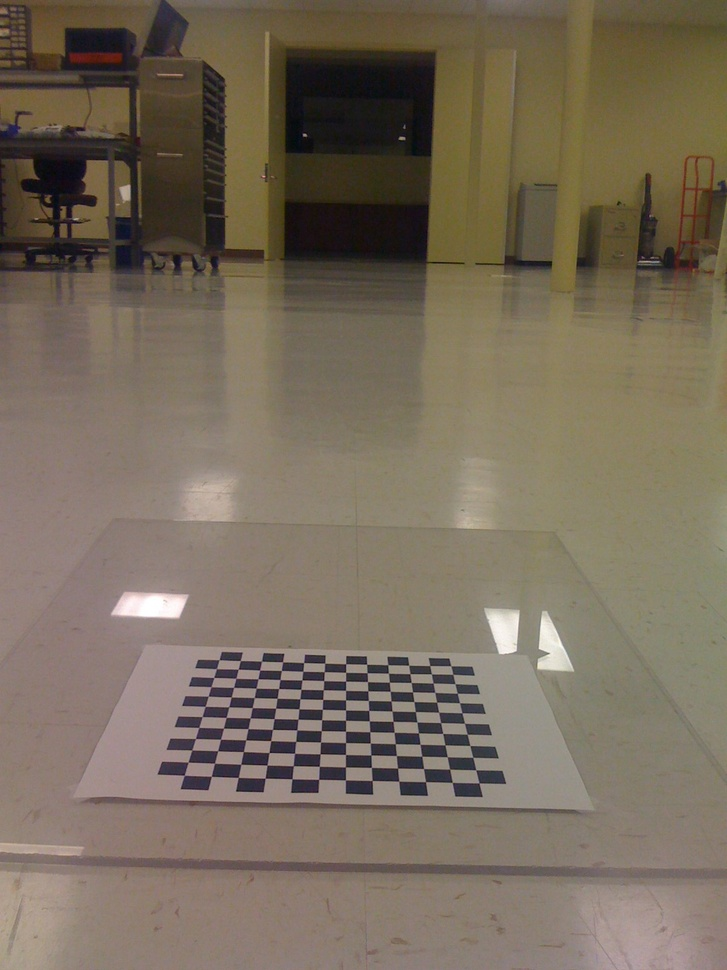
#> input picture Learning.OpenCV/birdseye/IMG_0214.jpg, 727 x 970 px, shrunk from 1200 x 1600 before the run
$ python perspective.py ../../../../Learning.OpenCV/birdseye/IMG_0214.jpg   (Python 2 division)   (older library calls are emulated)
#> lines starting #> are read from the running program, lines starting #| are printed output that depends on the picture
# -*- coding: utf-8 -*-
import numpy as np
import cv2
import sys
#主函数
if __name__ == "__main__":
    if len(sys.argv)>1:
        image = cv2.imread(sys.argv[1],cv2.CV_LOAD_IMAGE_GRAYSCALE)
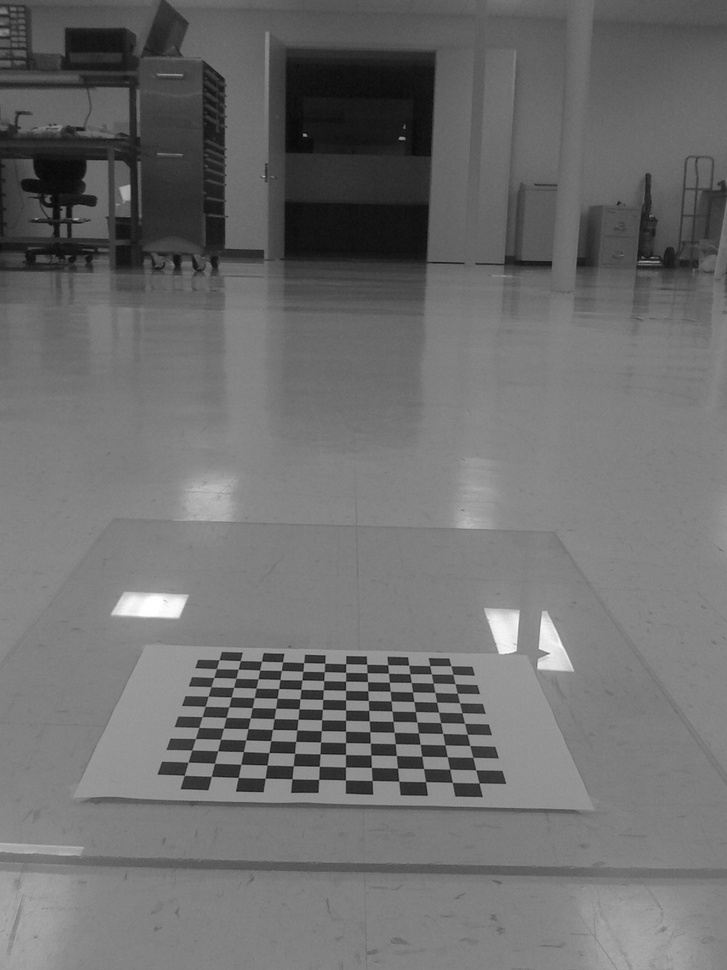
#> image: shape (970, 727); min 2, max 255, mean 109.9
    else:
        print "Usage: python warpPercpective.py image"
    #原图的宽高
    h,w = image.shape
#> h = 970; w = 727
    #将原图的四个顶点投影到一个不规则的四边形中
    src=np.array([[0,0],[w-1,0],[0,h-1],[w-1,h-1]],np.float32);
#> src = [[0, 0], [726, 0], [0, 969], [726, 969]]
    dst=np.array([[20,50],[w/2,150],[50,h/2],[w-40,h-40]],np.float32)
    #计算投影矩阵
    p=cv2.getPerspectiveTransform(src,dst)
    #利用计算出的投影矩阵进行头像的投影变换
    r = cv2.warpPerspective(image,p,(w,h),borderValue=0)
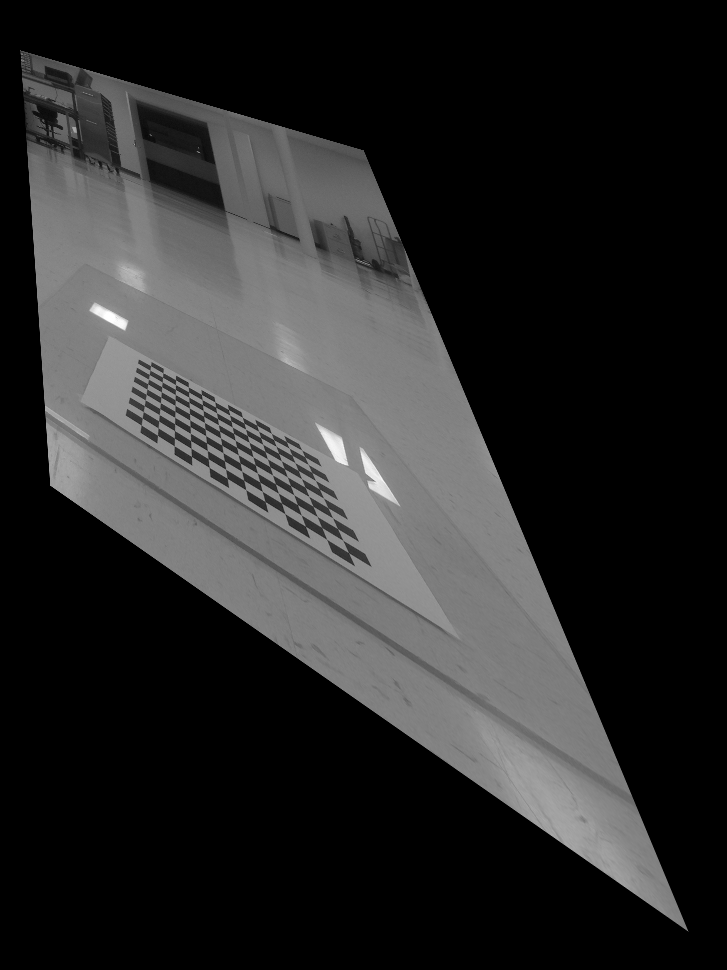
#> r: shape (970, 727); min 0, max 255, mean 42
    #显示原图和投影效果
    cv2.imshow("image",image)
    cv2.imshow("warpPerspective",r)
    cv2.imwrite("p.jpg",r)
    cv2.waitKey(0)
    cv2.destroyAllWindows()

$ run again, on Learning.OpenCV/birdseye/IMG_0217.jpg
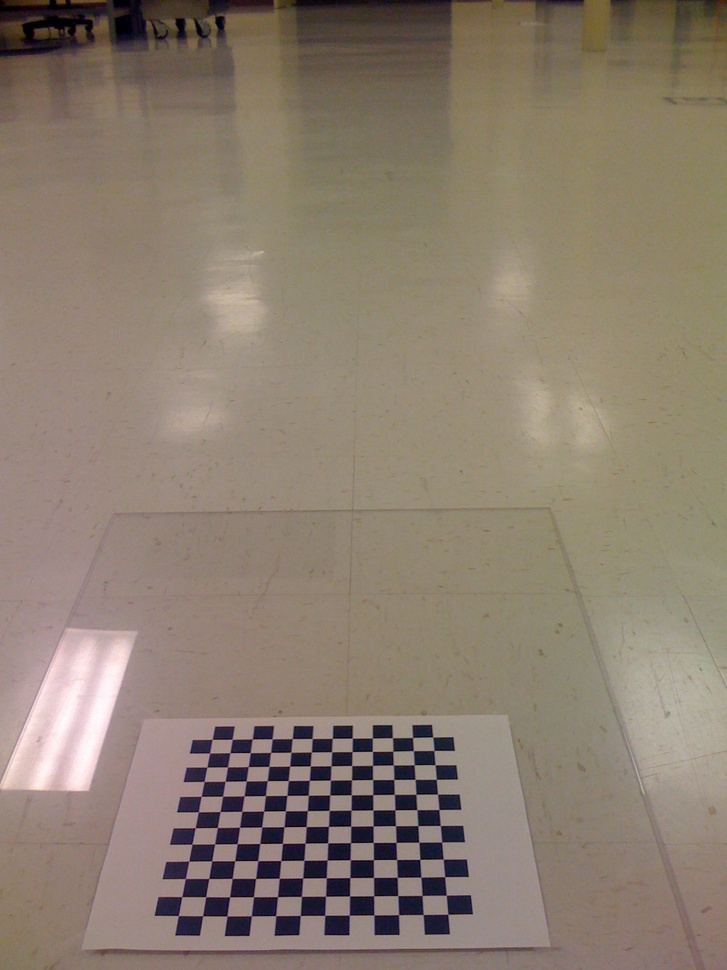
#> input picture Learning.OpenCV/birdseye/IMG_0217.jpg, 727 x 970 px, shrunk from 1200 x 1600 before the run
#> `image = cv2.imread(sys.argv[1],cv2.CV_LOAD_IMAGE_GRAYSCALE)`:
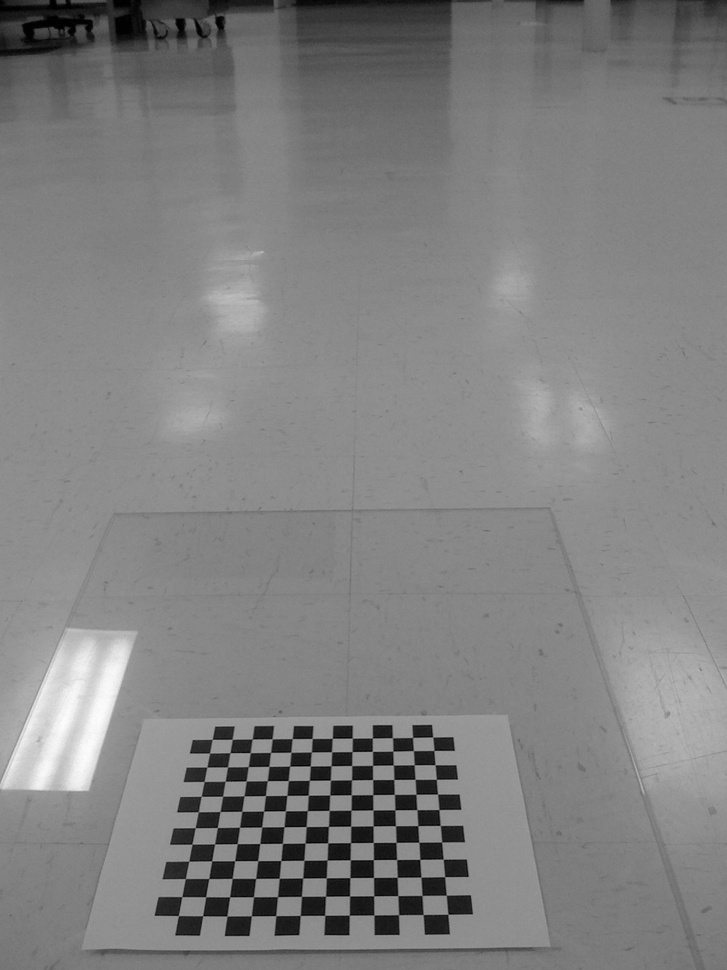
#> image: shape (970, 727); min 0, max 253, mean 128.3
#> `r = cv2.warpPerspective(image,p,(w,h),borderValue=0)`:
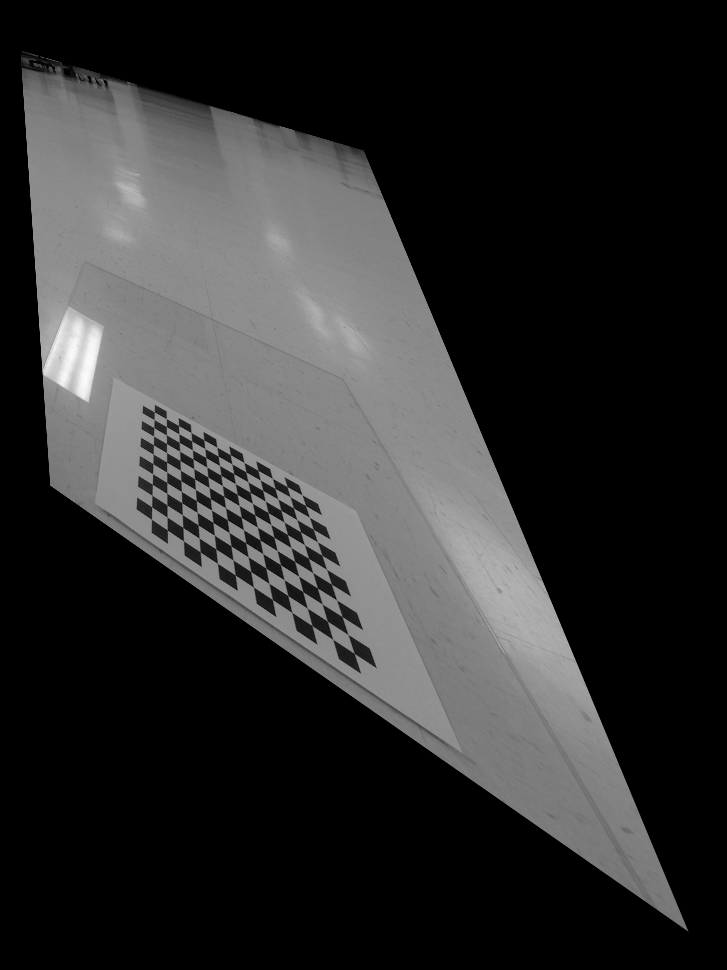
#> r: shape (970, 727); min 0, max 252, mean 45.9

$ run again, on Learning.OpenCV/birdseye/IMG_0218.jpg
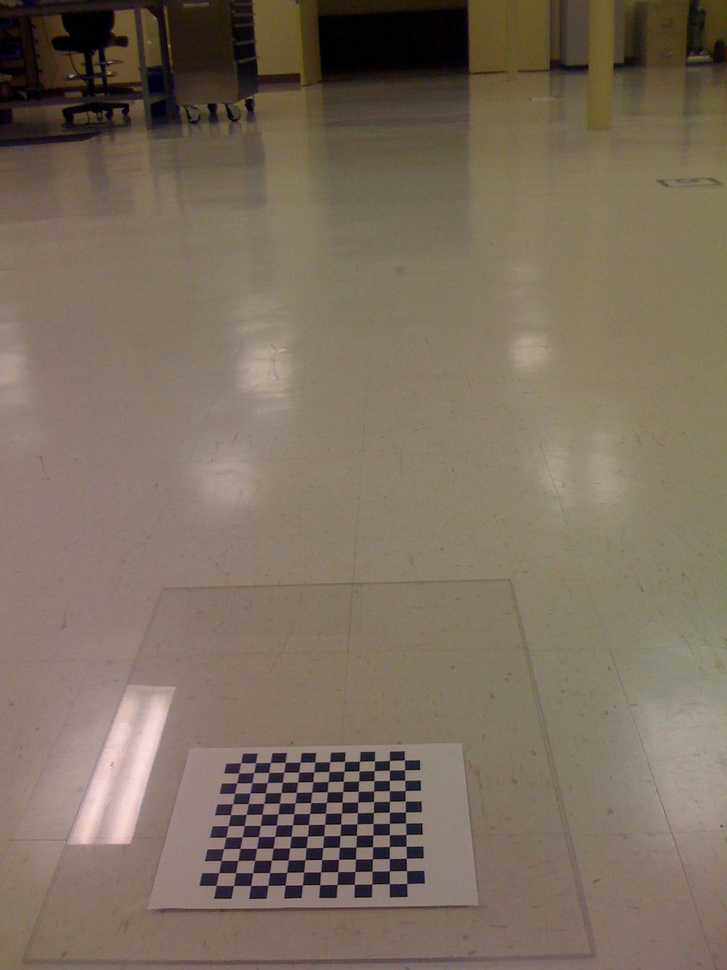
#> input picture Learning.OpenCV/birdseye/IMG_0218.jpg, 727 x 970 px, shrunk from 1200 x 1600 before the run
#> `image = cv2.imread(sys.argv[1],cv2.CV_LOAD_IMAGE_GRAYSCALE)`:
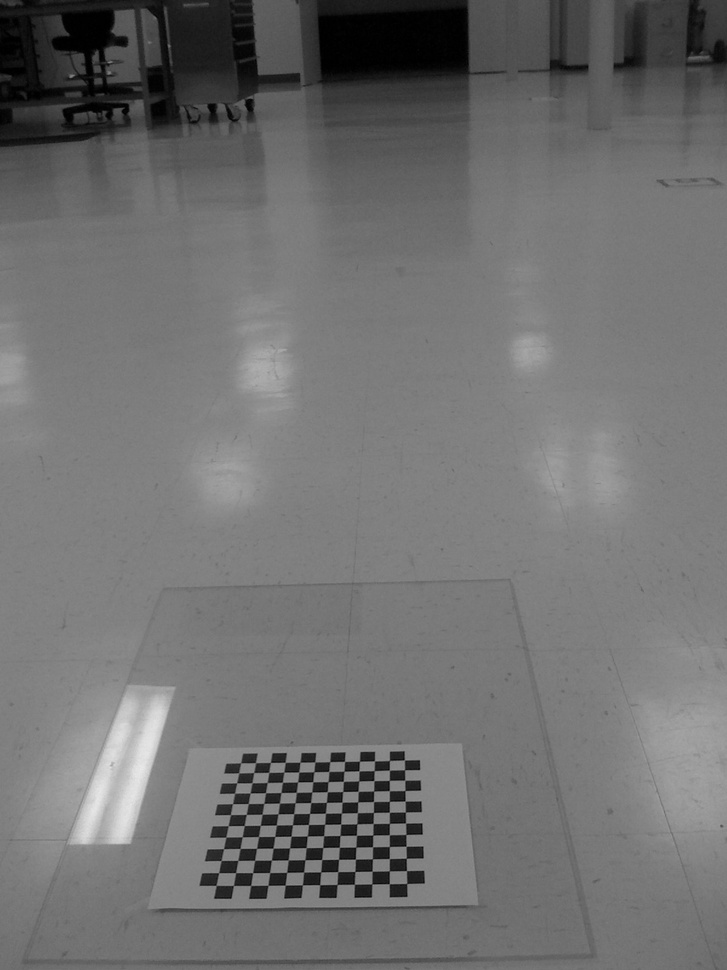
#> image: shape (970, 727); min 0, max 234, mean 112.3
#> `r = cv2.warpPerspective(image,p,(w,h),borderValue=0)`:
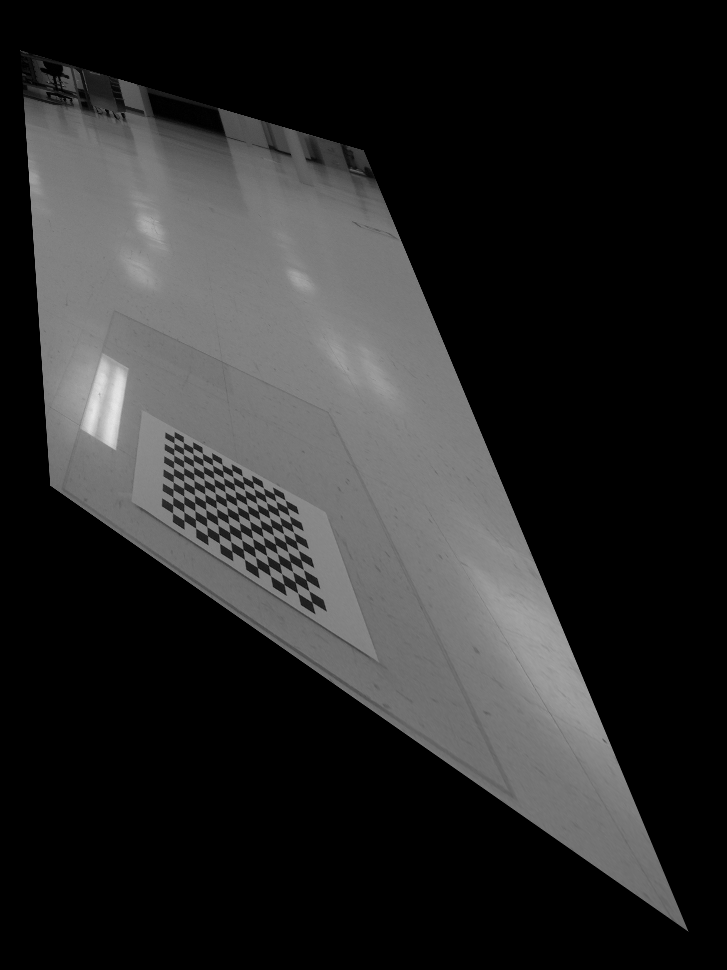
#> r: shape (970, 727); min 0, max 233, mean 41.6

$ run again, on Learning.OpenCV/birdseye/IMG_0219.jpg
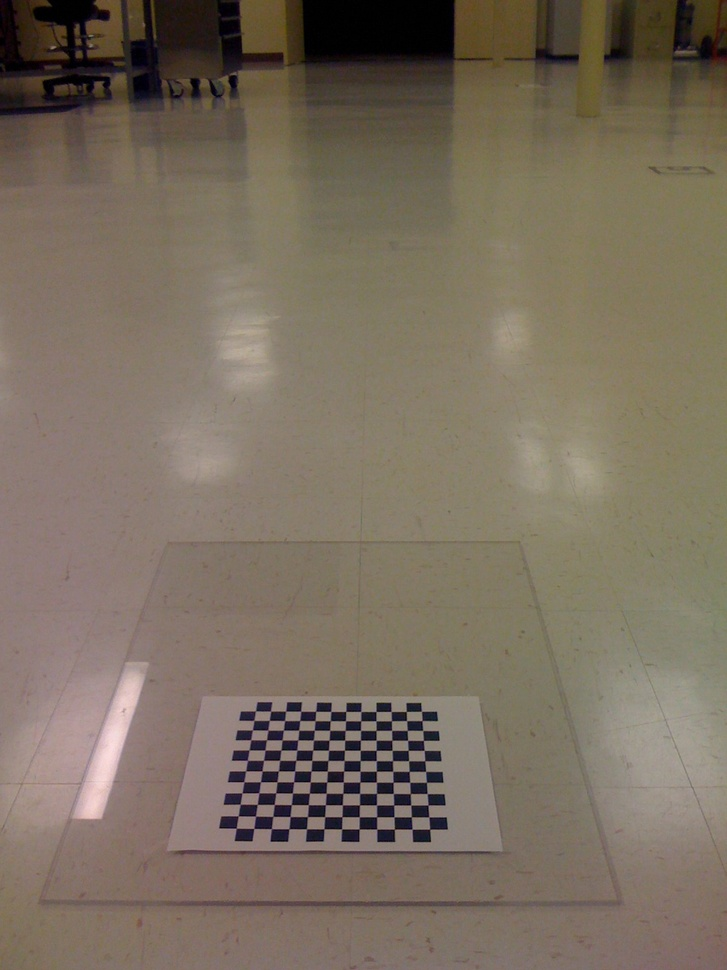
#> input picture Learning.OpenCV/birdseye/IMG_0219.jpg, 727 x 970 px, shrunk from 1200 x 1600 before the run
#> `image = cv2.imread(sys.argv[1],cv2.CV_LOAD_IMAGE_GRAYSCALE)`:
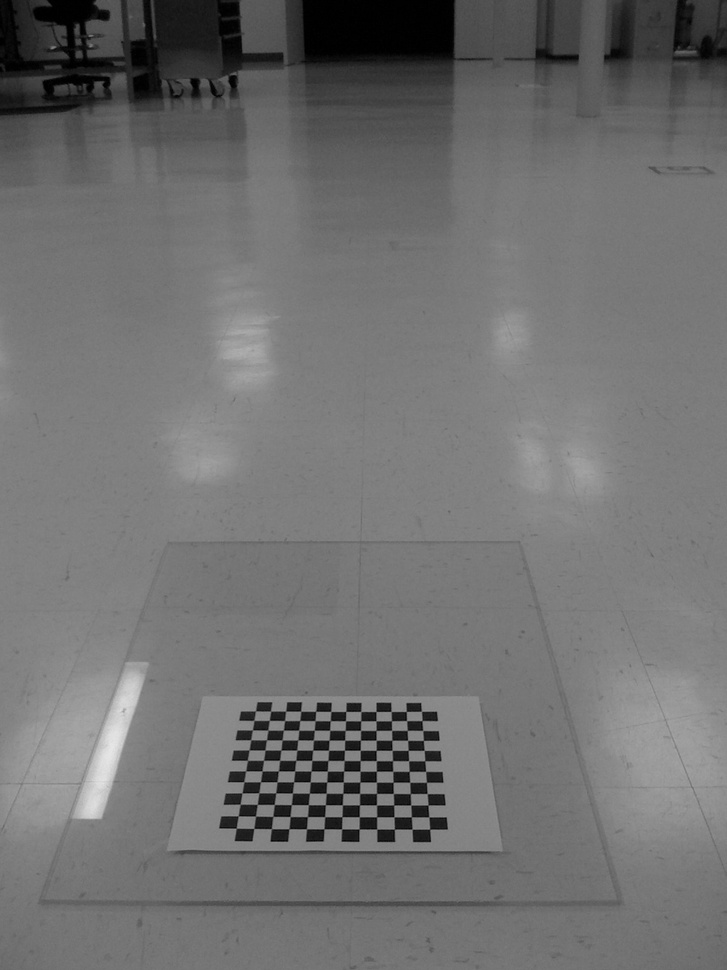
#> image: shape (970, 727); min 0, max 231, mean 112.3
#> `r = cv2.warpPerspective(image,p,(w,h),borderValue=0)`:
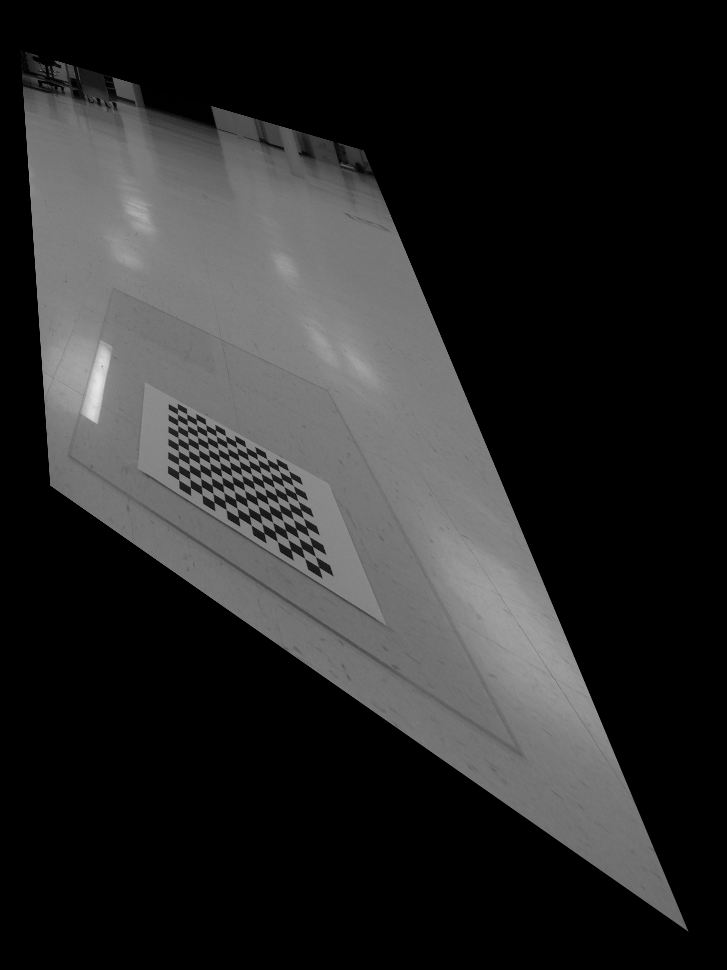
#> r: shape (970, 727); min 0, max 230, mean 41.4
